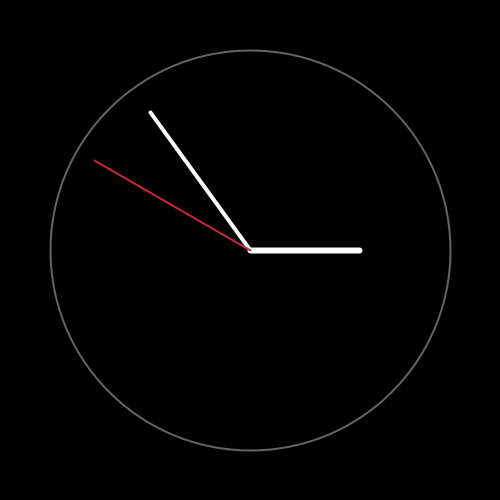
Frame 1 (no input)
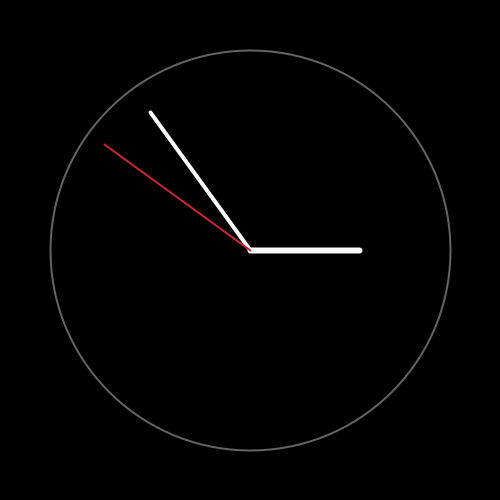
Frame 60 (the mouse pressed at the canvas centre just before this capture)
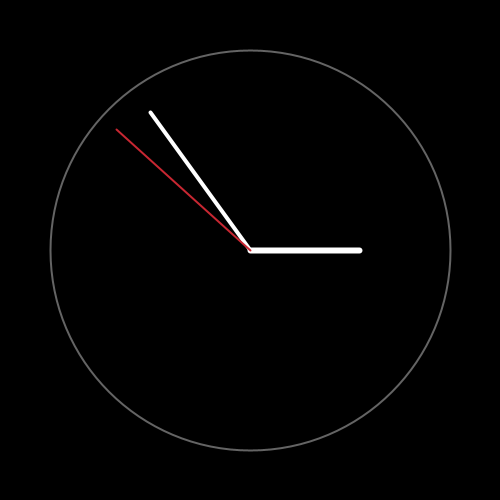
Frame 120 (the mouse held since frame 60 and released just before this capture)

The Processing sketch that drew these frames (run headless with seeded random() and noise(); from frame 60 on, the mouse is pressed at the canvas centre):

// Processing sketch: processing_171808
// ── processing_171808.pde


void setup() 
{
  size(500, 500);
  background(255);
}

void draw () 
{
  background (0);
  noFill();

  float mappedSeconds = map(second(), 0, 60, 0, 2*PI);
  float mappedMinutes = map(minute(), 0, 60, 0, 2*PI);
  float mappedHours = map(hour(), 0, 12, 0, 2*PI);


  //HOURS

  pushMatrix();
  strokeWeight(6);
  
  translate(width/2, height/2);
  rectMode(CENTER);
  rotate(mappedHours);
  stroke(255);
  line(0, -110, 0, 0);
  popMatrix();


  //MINUTES

  pushMatrix();
  stroke(255);
  strokeWeight(4);
  rectMode(CENTER);
  translate(width/2, height/2);
  rotate(mappedMinutes);
  line(0, -170, 0, 0);
  popMatrix();

  //SECONDS

  pushMatrix();
  strokeWeight(2);
  rectMode(CENTER);
  translate(width/2, height/2);
  rotate(mappedSeconds);
  stroke(200, 39, 50);
  line(0, -180, 0, 0);
  popMatrix();


  //CIRCLE

  pushMatrix();
  noFill();
  stroke(100,100,100);
  ellipse(width/2, height/2, 400, 400);
  translate(120, 100);
  popMatrix();
}
